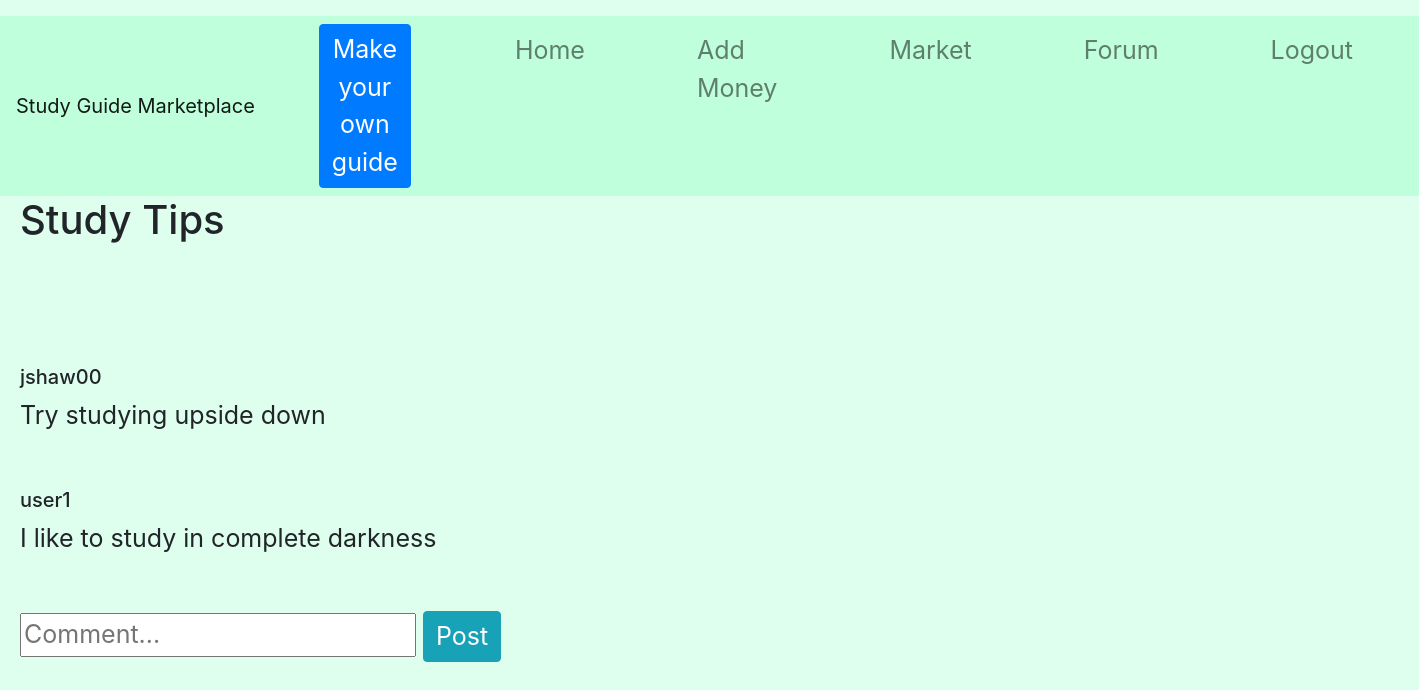
Page /talk/1 (signed in) on the committed database.
### tables this page shows
CREATE TABLE discussions(id INTEGER, name TEXT);

CREATE TABLE talk(id INTEGER, user TEXT, comment TEXT);

### app/__init__.py (the view)
    def login_check(*args, **kwargs):
        if 'username' not in session:
            return redirect(url_for("login"))
        return route_function(*args, **kwargs)

### app/__init__.py (called while the page is built)
def protected(route_function):
    def login_check(*args, **kwargs):
        if 'username' not in session:
            return redirect(url_for("login"))
        return route_function(*args, **kwargs)
    login_check.__name__ = route_function.__name__
    return login_check

@app.route("/talk/<number>")
@protected
def talk(number):
    return render_template("talk.html", comments = ops.get_discussion(number), id=number)

### app/utl/ops.py (called while the page is built)
def get_discussions():
    db = sqlite3.connect(DB_FILE)
    c = db.cursor()
    disc = {}
    c.execute("SELECT * FROM discussions;")
    g = c.fetchall()
    for row in g:
        into = []
        into.append(row[1])
        disc[row[0]] = into
    c.execute("SELECT * FROM talk;")
    g = c.fetchall()
    for row in g:
        app = {}
        app[row[1]] = row[2]
        disc[row[0]].append(app)
    db.close()
    return disc

def get_discussion(id):
    ans = get_discussions()
    return ans[1]

### app/templates/talk.html (shortened to what this page needs)
{% extends "base.html" %}
{% block body %}
  <h1>{{comments[0]}}</h1>
  <br>
  <br>
  {% if comments|length == 0 %}
    Nothing to see here
  {% else %}
    {% for comment in comments[1:] %}
      <br>
      {% for i in comment %}
        <h5>{{i}}</h5>
        <p>{{comment[i]}}</p>
      {% endfor %}
    {% endfor %}
  {% endif %}
  <br>
  <form action={{"/talker/"+(id|string)}}>
    <input type="text" name="comment" placeholder="Comment...">
    <button type="submit" class="btn btn-info">Post</button>
  </form>
{% endblock %}

### app/static/styles.css (style rules this page uses)
body { background-color: #deffed; font-size: 25px; }
.btn { font-size: 25px; }

### rows in the picture
discussions: name "Study Tips"
talk: user "jshaw00", user+comment "Try studying upside down"
talk: user "user1", user+comment "I like to study in complete darkness"
